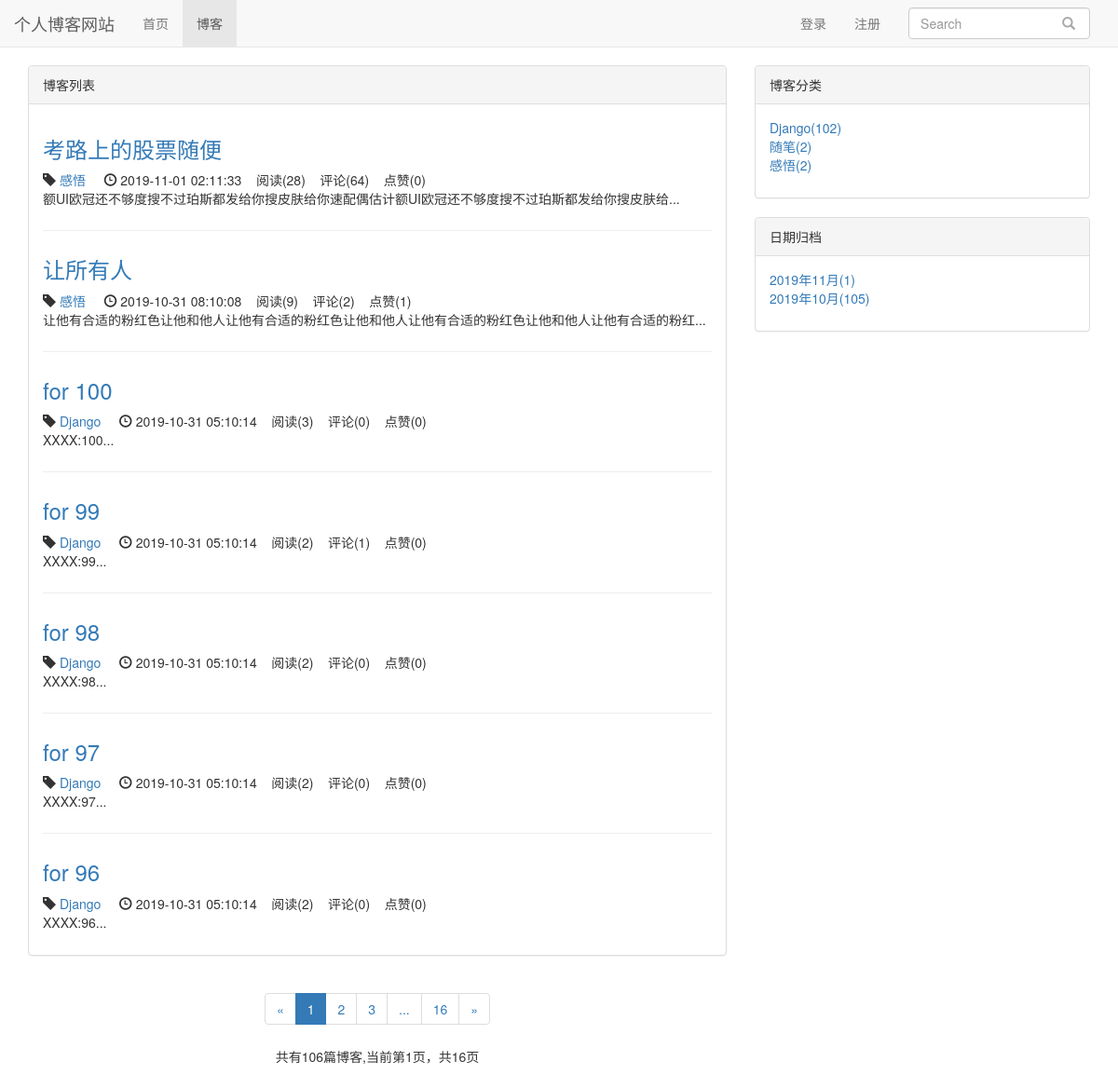
Screenshot of /blog/ with the database file from the repository.
### blog/models.py (models this page shows, shortened)
class Blog(models.Model, ReadNumExpendMethod):
    title = models.CharField(max_length=50, verbose_name='标题')
    blog_type = models.ForeignKey(BlogType, on_delete=models.CASCADE, verbose_name='博客分类')
    content = RichTextUploadingField()
    author = models.ForeignKey(User, on_delete=models.CASCADE, verbose_name='作者')
    read_details = GenericRelation(ReadDetail)
    create_time = models.DateTimeField(auto_now_add=True, verbose_name='创建时间')
    last_update_time = models.DateTimeField(auto_now=True, verbose_name='最后更新时间')
    '''
    def get_read_num(self):
        try:
            return self.readnum.read_num
        except exceptions.ObjectDoesNotExist:
            return 0
    '''
    class Meta:
        ordering = ['-create_time']

class BlogType(models.Model):
    type_name = models.CharField(max_length=15)
    def __str__(self):
        return self.type_name

### read_account/models.py (models this page shows)
class ReadNum(models.Model):
    read_num = models.IntegerField(default=0)
    content_type = models.ForeignKey(ContentType, on_delete=models.CASCADE)
    object_id = models.PositiveIntegerField()
    content_object = GenericForeignKey('content_type', 'object_id')

### likes/models.py (models this page shows)
class LikeCount(models.Model):
    content_type = models.ForeignKey(ContentType, on_delete=models.CASCADE, related_name='Likecount')
    object_id = models.PositiveIntegerField()
    content_object = GenericForeignKey('content_type', 'object_id')
    liked_num = models.IntegerField(default=0)

### blog/views.py (the view)
# urls.py: path('', views.blog_list, name='blog_list'),
def blog_list(request):
    blogs_all_list = Blog.objects.all()
    context = get_blog_list_common_data(request, blogs_all_list)
    return render(request, "blog/blog_list.html", context)

### user/forms.py (shortened to what this page needs)
class LoginForm(forms.Form):
    username_or_email = forms.CharField(label='用户名或邮箱   ', \
                               widget=forms.TextInput( \
                                            attrs={'class': 'form-control', 'placeholder': '请输入用户名或邮箱'}))
    password = forms.CharField(label='密码', \
                               widget=forms.PasswordInput(  \
                                            attrs={'class': 'form-control', 'placeholder': '请输入密码'}))

### comment/templatetags/comment_tags.py (called while the page is built)
@register.simple_tag
def get_comment_count(obj):
    content_type = ContentType.objects.get_for_model(obj)
    return Comment.objects.filter(content_type=content_type, object_id=obj.pk).count()

### likes/templatetags/likes_tags.py (called while the page is built)
@register.simple_tag
def get_like_count(obj):
    content_type = ContentType.objects.get_for_model(obj)
    like_count, created = LikeCount.objects.get_or_create(content_type=content_type, object_id=obj.pk)
    return like_count.liked_num

### read_account/models.py (called while the page is built)
    def get_read_num(self):
        try:
            ct = ContentType.objects.get_for_model(self)
            readnum = ReadNum.objects.get(content_type=ct, object_id=self.pk)
            return readnum.read_num
        except exceptions.ObjectDoesNotExist:
            return 0

### user/context_processors.py (called while the page is built)
def login_modal_form(request):
    return {'login_modal_form': LoginForm()}

### blog/templates/blog/blog_list.html (shortened to what this page needs)
{% extends 'base.html' %}
{% block nav_blog_active %}
    active
{% endblock %}
{% load staticfiles %}
{% load comment_tags %}
{% load likes_tags %}
{% block header_extends %}
    <link rel="stylesheet" type="text/css" href="{% static 'blog.css' %}">
{% endblock %}
{% block content %}
    <div class="container">
        <div class="row">
            <div class="col-xs-12 col-sm-8 col-md-8">
                <div class="panel panel-default">
                    <div class="panel-heading">{% block blog_list_title %}博客列表{% endblock %}</div>
                    <div class="panel-body">
                         {% for blog in blogs %}
                         <div class="blog">
                            <h3><a href="{% url 'blog_detail' blog.pk %}">{{ blog.title }}</a></h3>
                            <p class="blog-info">
                                <span class="glyphicon glyphicon-tag"></span> <a href="{% url 'blogs_with_type' blog.blog_type.pk %}">{{ blog.blog_type }}</a>
                                <span class="glyphicon glyphicon-time"></span> {{ blog.create_time|date:"Y-m-d H:n:s" }}&nbsp;&nbsp;&nbsp;
                                阅读({{ blog.get_read_num }})&nbsp;&nbsp;&nbsp;
                                评论({% get_comment_count blog %})&nbsp;&nbsp;&nbsp;
                                点赞({% get_like_count blog %})
                            </p>
                            <p>{{ blog.content|striptags|truncatechars_html:50 }}...</p>
                         </div>
                        {% empty %}
                            <div class="blog">
                                <h3>暂无博客，敬请期待</h3>
                            </div>
                        {% endfor %}
                    </div>
                </div>
                <div class="paginator">
                    <ul class="pagination">
                        <li>
                            {% if page_of_blogs.has_previous %}
                                <a href="?page={{ page_of_blogs.previous_page_number }}" aria-label="Previous">
                                    <span aria-hidden="true">&laquo;</span>
                                </a>
                            {% else %}
                                <span aria-hidden="true">&laquo;</span>
                            {% endif %}
                        </li>
                        {% for page_num in page_range %}
                            {% if page_num == page_of_blogs.number %}
                                <li class="active"><span>{{ page_num }}</span></li>
                            {% else %}
                                {% if page_num == '...' %}
                                    <li><span>{{ page_num }}</span></li>
                                {% else %}
                                    <li><a href="?page={{ page_num }}">{{ page_num }}</a></li>
                                {% endif %}
                            {% endif %}
                        {% endfor %}
                        <li>
                            {% if page_of_blogs.has_next %}
                                <a href="?page={{ page_of_blogs.next_page_number }}" aria-label="Next">
                                    <span aria-hidden="true">&raquo;</span>
                                </a>
                            {% else %}
                                <span aria-hidden="true">&raquo;</span>
                            {% endif %}
                        </li>
                    </ul>
                    <p>
                        共有{{ page_of_blogs.paginator.count }}篇博客,当前第{{ page_of_blogs.number }}页，共{{ page_of_blogs.paginator.num_pages }}页
                    </p>
                </div>
            </div>
            <div class="hidden-xs col-sm-4 col-md-4">
                <div class="panel panel-default">
                  <div class="panel-heading">博客分类</div>
                  <div class="panel-body">
                    <ul class="blog-types">
                    {% for blog_type in blog_types %}
                        <li>
                            <a href="{% url 'blogs_with_type' blog_type.pk %}">
                                {{ blog_type.type_name }}({{ blog_type.blog_count }})
                            </a>
                        </li>
                    {% empty %}
                        <li>暂无分类</li>
                    {% endfor %}
                    </ul>
                  </div>
                </div>
                <div class="panel panel-default">
                  <div class="panel-heading">日期归档</div>
                  <div class="panel-body">
                    <ul class="blog-types">
                        {% for blog_date, blog_count in blog_dates.items %}
                            <li>
                                <a href="{% url 'blogs_with_date' blog_date.year blog_date.month %}">
                                    {{ blog_date|date:"Y年m月" }}({{ blog_count }})
                                </a>
                            </li>
                        {% endfor %}
                    </ul>
                  </div>
                </div>
            </div>
        </div>
    </div>
{% endblock %}

### static/base.css (style rules this page uses)
* { margin: 0; padding: 0; }
body { margin-top: 70px!important; }
ul { list-style-type: none!important; }

### blog/static/blog.css (style rules this page uses)
ul.blog-types { list-style-type: none; }
div.blog:not(:last-child) { margin-bottom: 2em; padding-bottom: 1em; border-bottom: 1px solid #eee; }
div.blog p.blog-info { margin-bottom: 0px; }
div.paginator { text-align: center; }

### rows the page displays
Blog: title "考路上的股票随便", blog_type "感悟", create_time "2019-11-01 02:11:33", get_read_num "28", id "64", id.liked_num "0", content "额UI欧冠还不够度搜不过珀斯都发给你搜皮肤给你速配偶估计额UI欧冠还不够度搜不过珀斯都发给你搜皮肤给"
Blog: title "让所有人", blog_type "感悟", create_time "2019-10-31 08:10:08", get_read_num "9", id "2", id.liked_num "1", content "让他有合适的粉红色让他和他人让他有合适的粉红色让他和他人让他有合适的粉红色让他和他人让他有合适的粉红"
Blog: title "for 100", blog_type "Django", create_time "2019-10-31 05:10:14", get_read_num "3", id "0", id.liked_num "0", content "XXXX:100"
Blog: title "for 99", blog_type "Django", create_time "2019-10-31 05:10:14", get_read_num "2", id "1", id.liked_num "0", content "XXXX:99"
Blog: title "for 98", blog_type "Django", create_time "2019-10-31 05:10:14", get_read_num "2", id "0", id.liked_num "0", content "XXXX:98"
Blog: title "for 97", blog_type "Django", create_time "2019-10-31 05:10:14", get_read_num "2", id "0", id.liked_num "0", content "XXXX:97"
Blog: title "for 96", blog_type "Django", create_time "2019-10-31 05:10:14", get_read_num "2", id "0", id.liked_num "0", content "XXXX:96"
BlogType: type_name "Django", blog_count "102"
BlogType: type_name "随笔", blog_count "2"
BlogType: type_name "感悟", blog_count "2"

### other values shown
{{ page_num }} "1"
{{ page_num }} "2" "3" "16"
{{ page_num }} "..."
{{ page_of_blogs.paginator.count }} "106"
{{ page_of_blogs.number }} "1"
{{ page_of_blogs.paginator.num_pages }} "16"
{{ blog_date|date:"Y年m月" }} "2019年11月" "2019年10月"
{{ blog_count }} "1" "105"
